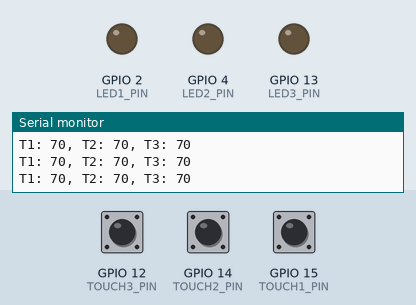
Simulated run of this sketch. Board: ESP32. Parts: output pins drawn as LEDs (lit = HIGH), the last lines printed to the serial monitor. The test bench sets the inputs (shaded band); at power-on: GPIO 12 (TOUCH3_PIN) HIGH, GPIO 14 (TOUCH2_PIN) HIGH, GPIO 15 (TOUCH1_PIN) HIGH.

Above: at 1.2 s.
1.3 s: GPIO 12 (TOUCH3_PIN) pulled LOW for 0.15 s
At 1.4 s:
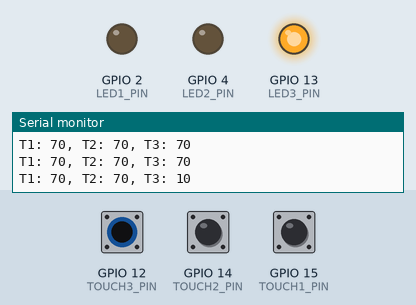
3.0 s: GPIO 14 (TOUCH2_PIN) pulled LOW for 0.15 s
At 3.1 s:
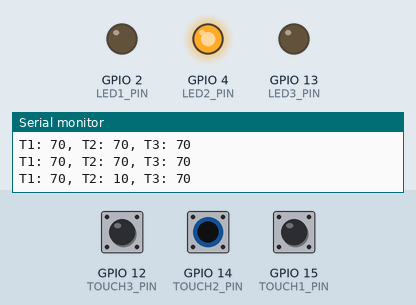
4.7 s: GPIO 15 (TOUCH1_PIN) pulled LOW for 0.15 s
At 4.8 s:
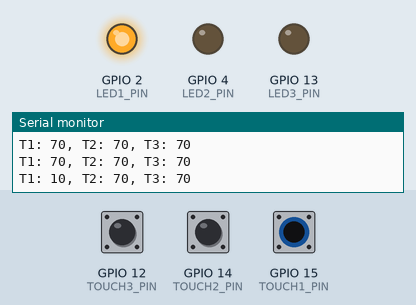
6.4 s: GPIO 15 (TOUCH1_PIN) pulled LOW for 3.2 s
At 10.6 s:
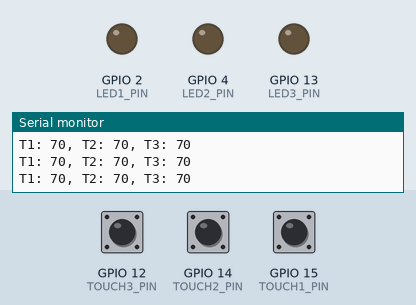
11.1 s: GPIO 12 (TOUCH3_PIN) pulled LOW for 3.2 s
At 11.8 s:
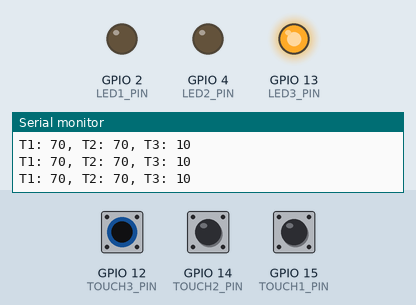
15.8 s: GPIO 12 (TOUCH3_PIN) driven LOW and GPIO 14 (TOUCH2_PIN) driven LOW
At 16.9 s:
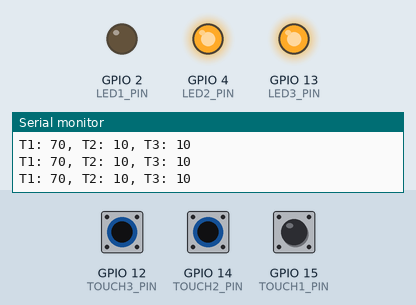
Timing chart, 0 to 18.3 s (numbered marks = the images above; inputs shaded):
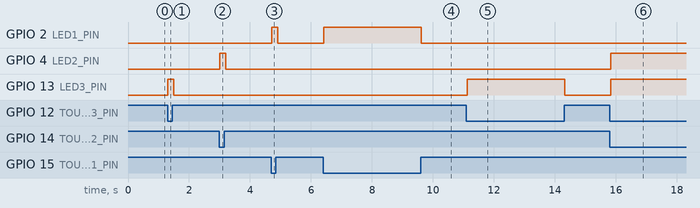

The sketch:

touch_sense.ino
```cpp
// Touch sensor GPIOs
#define TOUCH1_PIN 15
#define TOUCH2_PIN 14
#define TOUCH3_PIN 12

// LED output GPIOs
#define LED1_PIN 2
#define LED2_PIN 4
#define LED3_PIN 13

// Touch threshold (adjust if needed)
#define TOUCH_THRESHOLD 40

void setup() {
  Serial.begin(115200);

  // Initialize LED pins as output
  pinMode(LED1_PIN, OUTPUT);
  pinMode(LED2_PIN, OUTPUT);
  pinMode(LED3_PIN, OUTPUT);

  // Optional: print initial touch values
  Serial.println("Touch sensor initialized...");
}

void loop() {
  int t1 = touchRead(TOUCH1_PIN);
  int t2 = touchRead(TOUCH2_PIN);
  int t3 = touchRead(TOUCH3_PIN);

  // Debugging values
  Serial.printf("T1: %d, T2: %d, T3: %d\n", t1, t2, t3);

  // Control LEDs based on touch value
  digitalWrite(LED1_PIN, t1 < TOUCH_THRESHOLD ? HIGH : LOW);
  digitalWrite(LED2_PIN, t2 < TOUCH_THRESHOLD ? HIGH : LOW);
  digitalWrite(LED3_PIN, t3 < TOUCH_THRESHOLD ? HIGH : LOW);

  delay(100);  // Debounce
}
```

Measured:
- after the input at 1.3 s, GPIO 13 (LED3_PIN): LOW → HIGH at once, → LOW 0.20 s later
- after the input at 3.0 s, GPIO 4 (LED2_PIN): LOW → HIGH at once, → LOW 0.20 s later
- after the input at 4.7 s, GPIO 2 (LED1_PIN): LOW → HIGH at once, → LOW 0.20 s later
- after the input at 6.4 s, GPIO 2 (LED1_PIN): LOW → HIGH at once, → LOW 3.2 s later
- after the input at 11.1 s, GPIO 13 (LED3_PIN): LOW → HIGH at once, → LOW 3.2 s later
- after the input at 15.8 s, GPIO 4 (LED2_PIN), GPIO 13 (LED3_PIN): LOW → HIGH at once
